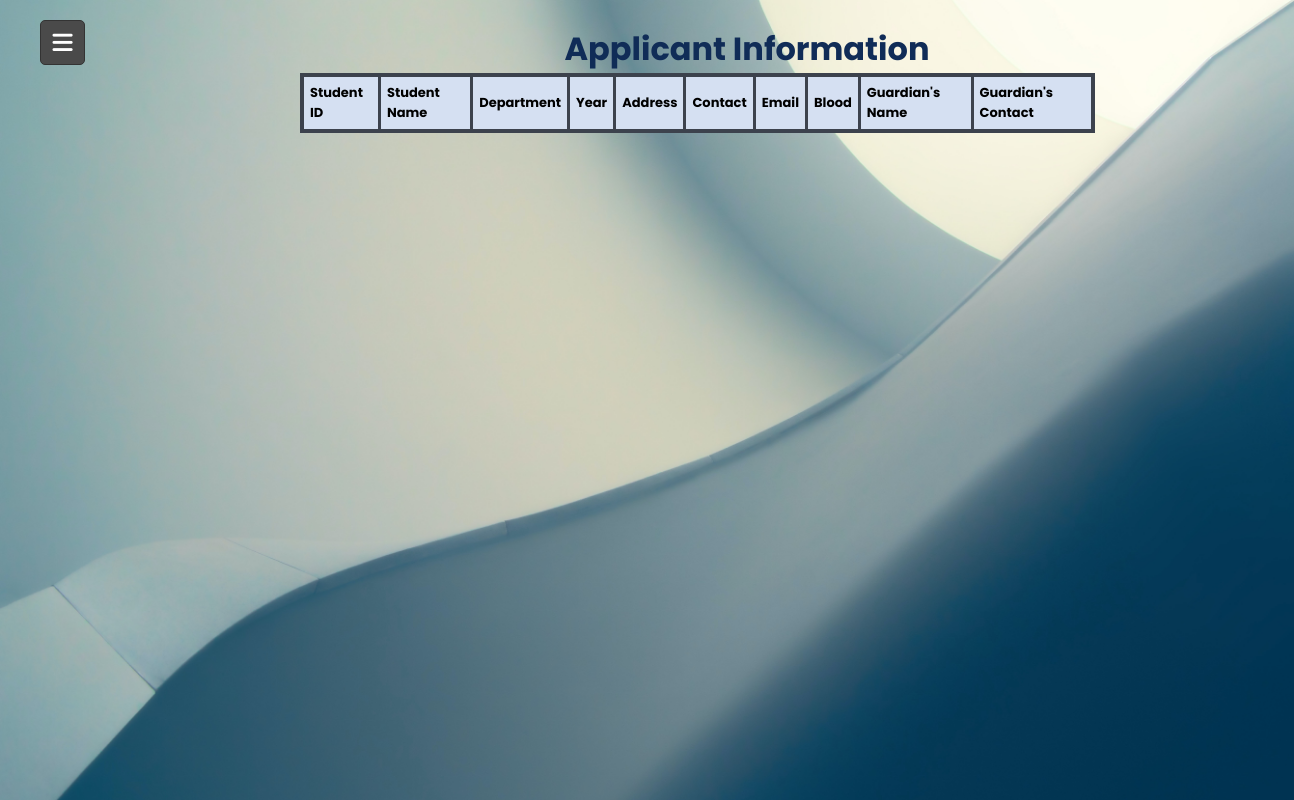
Page /pages/admin/applicant.php on the earlier database version.
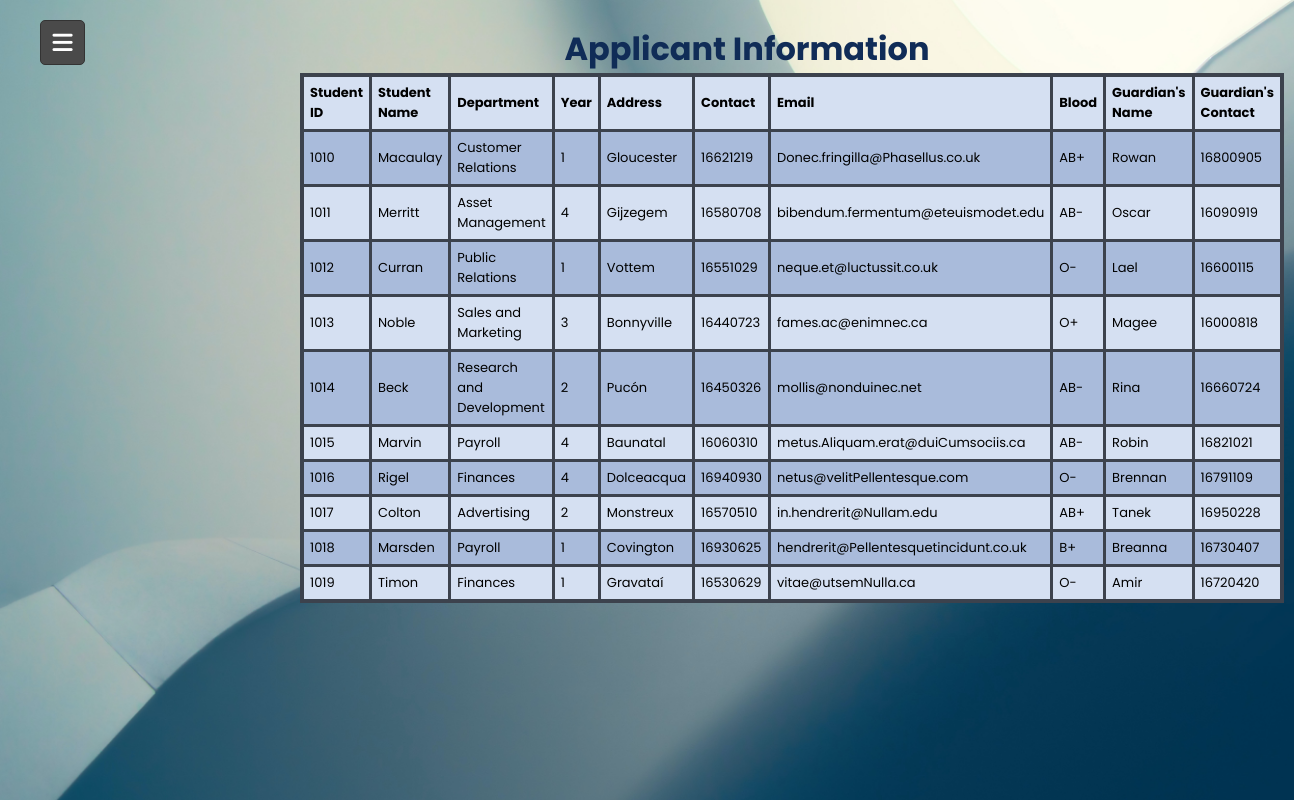
Same page on the later database version.
### tables this page shows
CREATE TABLE `registration` (
  `std_id` int(20) NOT NULL,
  `std_name` varchar(255) NOT NULL,
  `std_email` varchar(255) NOT NULL,
  `std_year` int(20) NOT NULL,
  `std_dept` varchar(255) NOT NULL,
  `std_address` varchar(255) NOT NULL,
  `std_contact` int(20) NOT NULL,
  `std_blood` varchar(255) NOT NULL,
  `std_gname` varchar(255) NOT NULL,
  `std_gcontact` int(20) NOT NULL
);

### pages/admin/applicant.php (the view, shortened to what this page needs)
<!DOCTYPE html>
<html lang="en" dir="ltr">
<head>
</head>
<body>
  <div class="background">
    <div>
      <?php include "ad_nav.php" ?>
    </div>
    <div class="output">
      <br>
      <h1 style="color:#102c57">Applicant Information</h1>
      <?php
        include '../../db/db.php';
          $sql = "SELECT * FROM registration";
          $result = mysqli_query($db, $sql);
          echo "<table border='3'>
          <tr>
          <th>Student ID</th>
          <th>Student Name</th>
          <th>Department</th>
          <th>Year</th>
          <th>Address</th>
          <th>Contact</th>
          <th>Email</th>
          <th>Blood</th>
          <th>Guardian's Name</th>
          <th>Guardian's Contact</th>
          </tr>";
          while($row = mysqli_fetch_array($result)){
            echo "<tr>";
            echo "<td>"  . $row['std_id'] . "</td>";
            echo "<td>" . $row['std_name'] . "</td>";
            echo "<td>" . $row['std_dept'] . "</td>";
            echo "<td>" . $row['std_year'] . "</td>";
            echo "<td>" . $row['std_address'] . "</td>";
            echo "<td>" . $row['std_contact'] . "</td>";
            echo "<td>" . $row['std_email'] . "</td>";
            echo "<td>" . $row['std_blood'] . "</td>";
            echo "<td>" . $row['std_gname'] . "</td>";
            echo "<td>" . $row['std_gcontact'] . "</td>";
            echo "</tr>";
          }
          echo "</table>";
      ?>
    </div>
  </div>
</body>
</html>

### pages/admin/ad_nav.php (shortened to what this page needs)
<!DOCTYPE html>
<html lang="en" dir="ltr">
  <head>
  </head>
  <body>
    <div class="wrapper">
      <label for="btn" class="menu-btn">
        <i class="fas fa-bars"></i>
      </label>
    </div>
  </body>
</html>

### pages/admin/applicant.php (style rules this page uses)
.background { height: 100vh; background-image: url("../../img/forget.jpg"); background-size: cover; background-repeat: repeat; }
.output { margin-left: 300px; }
h1 { text-align: center; margin-left: -100px; }
table { border-collapse: collapse; border-spacing: 0; width: 80%; border: 4px solid #3c424d; }
th, td { font-size: 13px; text-align: left; padding: 6px; border: 3px solid #3c424d; }
tr:nth-child(even) { background-color: #a9bbdb }
tr:nth-child(odd) { background-color: #d5e0f2 }

### pages/admin/ad_nav.php (style rules this page uses)
* { margin: 0; padding: 0; box-sizing: border-box; font-family: 'Poppins', sans-serif; }
.wrapper { height: 100%; width: 300px; position: relative; }
.wrapper .menu-btn { position: absolute; left: 40px; top: 20px; background: #4a4a4a; color: #fff; height: 45px; width: 45px; z-index: 9999; border: 1px solid #333; border-radius: 5px; cursor: pointer; display: flex; align-items: center; justify-content: center; transition: all 0.3s ease; }
.wrapper .menu-btn i { position: absolute; transform: ; font-size: 23px; transition: all 0.3s ease; }

Differences in the rows shown:
added registration: std_id "1010", std_name "Macaulay", std_dept "Customer Relations", std_year "1", std_address "Gloucester", std_contact "16621219", std_email "Donec.fringilla@Phasellus.co.uk", std_blood "AB+", std_gname "Rowan", std_gcontact "16800905"
added registration: std_id "1011", std_name "Merritt", std_dept "Asset Management", std_year "4", std_address "Gijzegem", std_contact "16580708", std_email "bibendum.fermentum@eteuismodet.edu", std_blood "AB-", std_gname "Oscar", std_gcontact "16090919"
added registration: std_id "1012", std_name "Curran", std_dept "Public Relations", std_year "1", std_address "Vottem", std_contact "16551029", std_email "neque.et@luctussit.co.uk", std_blood "O-", std_gname "Lael", std_gcontact "16600115"
added registration: std_id "1013", std_name "Noble", std_dept "Sales and Marketing", std_year "3", std_address "Bonnyville", std_contact "16440723", std_email "fames.ac@enimnec.ca", std_blood "O+", std_gname "Magee", std_gcontact "16000818"
added registration: std_id "1014", std_name "Beck", std_dept "Research and Development", std_year "2", std_address "Pucón", std_contact "16450326", std_email "mollis@nonduinec.net", std_blood "AB-", std_gname "Rina", std_gcontact "16660724"
added registration: std_id "1015", std_name "Marvin", std_dept "Payroll", std_year "4", std_address "Baunatal", std_contact "16060310", std_email "metus.Aliquam.erat@duiCumsociis.ca", std_blood "AB-", std_gname "Robin", std_gcontact "16821021"
added registration: std_id "1016", std_name "Rigel", std_dept "Finances", std_year "4", std_address "Dolceacqua", std_contact "16940930", std_email "netus@velitPellentesque.com", std_blood "O-", std_gname "Brennan", std_gcontact "16791109"
added registration: std_id "1017", std_name "Colton", std_dept "Advertising", std_year "2", std_address "Monstreux", std_contact "16570510", std_email "in.hendrerit@Nullam.edu", std_blood "AB+", std_gname "Tanek", std_gcontact "16950228"
added registration: std_id "1018", std_name "Marsden", std_dept "Payroll", std_year "1", std_address "Covington", std_contact "16930625", std_email "hendrerit@Pellentesquetincidunt.co.uk", std_blood "B+", std_gname "Breanna", std_gcontact "16730407"
added registration: std_id "1019", std_name "Timon", std_dept "Finances", std_year "1", std_address "Gravataí", std_contact "16530629", std_email "vitae@utsemNulla.ca", std_blood "O-", std_gname "Amir", std_gcontact "16720420"
